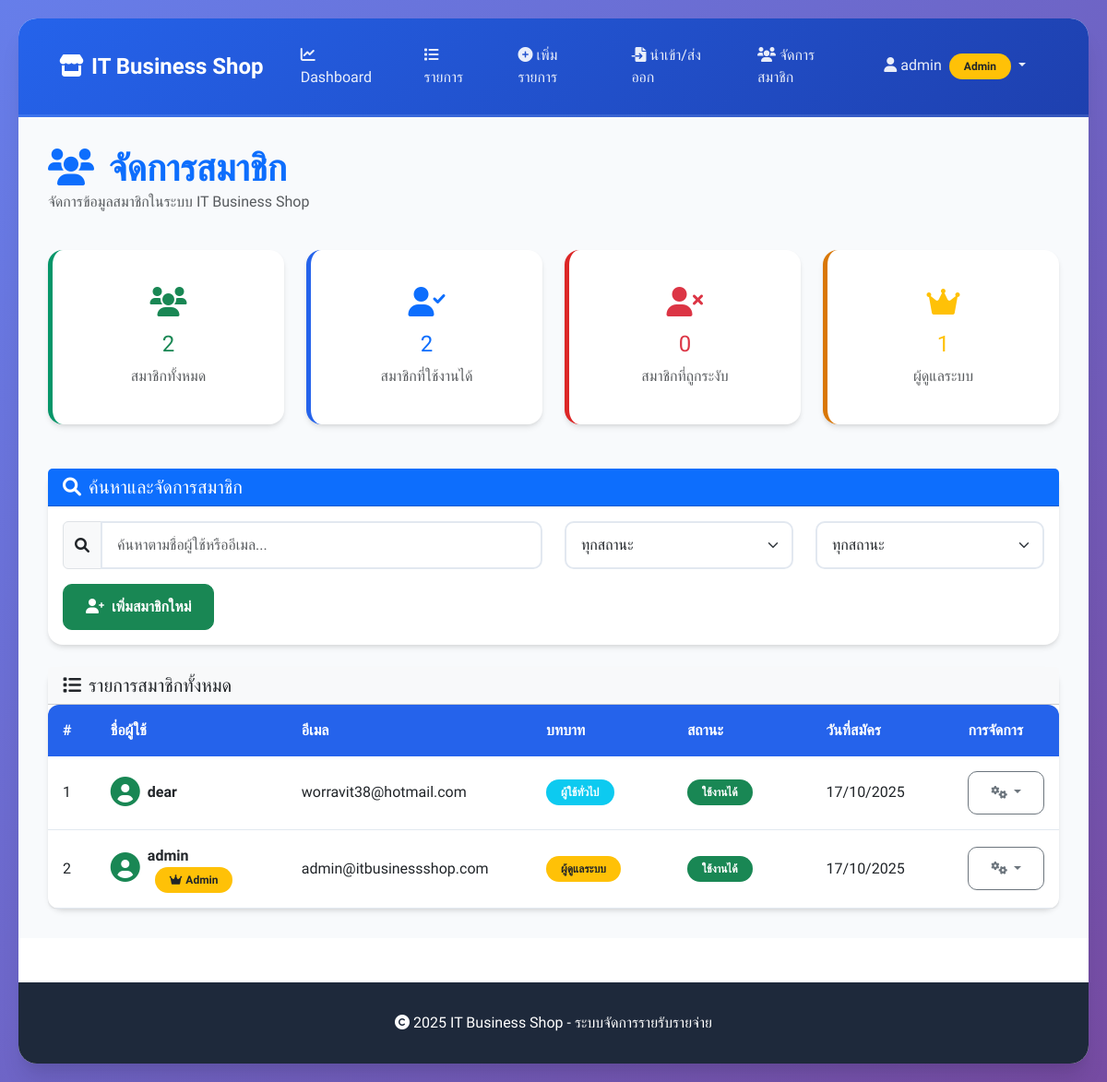
/members (signed in), run on the app's committed database.
### models.py (models this page shows)
class User(Base):
    __tablename__ = 'users'
    id = Column(Integer, primary_key=True)
    username = Column(String(80), unique=True, nullable=False)
    password_hash = Column(String(255), nullable=False)
    email = Column(String(120), unique=True, nullable=False)
    role = Column(String(20), default='user')  # 'admin' or 'user'
    is_active = Column(Boolean, default=True)
    created_at = Column(DateTime, default=datetime.utcnow)

### app_main.py (the view)
@app.route('/members')
@login_required
def members():
    if not hasattr(current_user, 'role') or current_user.role != 'admin':
        flash('คุณไม่มีสิทธิ์เข้าถึงหน้านี้', 'error')
        return redirect(url_for('dashboard'))
    try:
        s = Session()
        users = s.query(User).order_by(User.created_at.desc()).all()
        total_members = len(users)
        active_members = len([u for u in users if u.is_active])
        inactive_members = total_members - active_members
        admin_count = len([u for u in users if u.role == 'admin'])
        return render_template('members.html',
                             users=users,
                             total_members=total_members,
                             active_members=active_members,
                             inactive_members=inactive_members,
                             admin_count=admin_count)
    except Exception as e:
        return f'<h1>Members Error</h1><p>{str(e)}</p>'

### app_main.py (called while the page is built)
@login_manager.user_loader
def load_user(user_id):
    try:
        s = Session()
        user = s.query(User).get(int(user_id))
        if user:
            return FlaskUser(user)
        return None
    except Exception as e:
        print(f"Error loading user: {e}")
        return None

    @property
    def is_authenticated(self):
        return True

    @property
    def username(self):
        return self._u.username

    @property
    def role(self):
        return self._u.role

### templates/members.html (shortened to what this page needs)
{% extends 'base.html' %}
{% block content %}
<div class="row mb-4">
  <div class="col-12">
    <h1 class="display-6 fw-bold text-primary mb-0">
      <i class="fas fa-users me-3"></i>จัดการสมาชิก
    </h1>
    <p class="text-muted">จัดการข้อมูลสมาชิกในระบบ IT Business Shop</p>
  </div>
</div>
<div class="row mb-5">
  <div class="col-md-3">
    <div class="card stat-card text-center" style="border-left: 5px solid #059669;">
      <div class="card-body">
        <i class="fas fa-users fa-2x text-success mb-3"></i>
        <h4 class="card-title text-success">{{ total_members }}</h4>
        <p class="card-text text-muted">สมาชิกทั้งหมด</p>
      </div>
    </div>
  </div>
  <div class="col-md-3">
    <div class="card stat-card text-center" style="border-left: 5px solid #2563eb;">
      <div class="card-body">
        <i class="fas fa-user-check fa-2x text-primary mb-3"></i>
        <h4 class="card-title text-primary">{{ active_members }}</h4>
        <p class="card-text text-muted">สมาชิกที่ใช้งานได้</p>
      </div>
    </div>
  </div>
  <div class="col-md-3">
    <div class="card stat-card text-center" style="border-left: 5px solid #dc2626;">
      <div class="card-body">
        <i class="fas fa-user-times fa-2x text-danger mb-3"></i>
        <h4 class="card-title text-danger">{{ inactive_members }}</h4>
        <p class="card-text text-muted">สมาชิกที่ถูกระงับ</p>
      </div>
    </div>
  </div>
  <div class="col-md-3">
    <div class="card stat-card text-center" style="border-left: 5px solid #d97706;">
      <div class="card-body">
        <i class="fas fa-crown fa-2x text-warning mb-3"></i>
        <h4 class="card-title text-warning">{{ admin_count }}</h4>
        <p class="card-text text-muted">ผู้ดูแลระบบ</p>
      </div>
    </div>
  </div>
</div>
<div class="row mb-4">
  <div class="col-12">
    <div class="card">
      <div class="card-header bg-primary text-white">
        <h5 class="card-title mb-0">
          <i class="fas fa-search me-2"></i>ค้นหาและจัดการสมาชิก
        </h5>
      </div>
      <div class="card-body">
        <div class="row mb-3">
          <div class="col-md-6">
            <div class="input-group">
              <span class="input-group-text"><i class="fas fa-search"></i></span>
              <input type="text" class="form-control" id="searchInput" placeholder="ค้นหาตามชื่อผู้ใช้หรืออีเมล...">
            </div>
          </div>
          <div class="col-md-3">
            <select class="form-select" id="roleFilter">
              <option value="">ทุกสถานะ</option>
            </select>
          </div>
          <div class="col-md-3">
            <select class="form-select" id="statusFilter">
              <option value="">ทุกสถานะ</option>
            </select>
          </div>
        </div>
        <div class="row">
          <div class="col-md-6">
            <a href="{{ url_for('register') }}" class="btn btn-success">
              <i class="fas fa-user-plus me-2"></i>เพิ่มสมาชิกใหม่
            </a>
          </div>
        </div>
      </div>
    </div>
  </div>
</div>
<div class="row">
  <div class="col-12">
    <div class="card">
      <div class="card-header bg-light">
        <h5 class="card-title mb-0">
          <i class="fas fa-list me-2"></i>รายการสมาชิกทั้งหมด
        </h5>
      </div>
      <div class="card-body p-0">
        <div class="table-responsive">
          <table class="table table-hover mb-0" id="membersTable">
            <thead class="table-dark">
              <tr>
                <th width="5%">#</th>
                <th width="20%">ชื่อผู้ใช้</th>
                <th width="25%">อีเมล</th>
                <th width="15%">บทบาท</th>
                <th width="15%">สถานะ</th>
                <th width="15%">วันที่สมัคร</th>
                <th width="5%">การจัดการ</th>
              </tr>
            </thead>
            <tbody>
              {% for user in users %}
              <tr data-user-id="{{ user.id }}"
                  data-username="{{ user.username }}"
                  data-email="{{ user.email }}"
                  data-role="{{ user.role }}"
                  data-status="{{ user.is_active }}">
                <td>{{ loop.index }}</td>
                <td>
                  <div class="d-flex align-items-center">
                    <div class="avatar-sm me-2">
                      <i class="fas fa-user-circle fa-2x {{ 'text-success' if user.is_active else 'text-muted' }}"></i>
                    </div>
                    <div>
                      <strong>{{ user.username }}</strong>
                      {% if user.role == 'admin' %}
                        <span class="badge bg-warning text-dark ms-2">
                          <i class="fas fa-crown me-1"></i>Admin
                        </span>
                      {% endif %}
                    </div>
                  </div>
                </td>
                <td>{{ user.email }}</td>
                <td>
                  <span class="badge {{ 'bg-warning text-dark' if user.role == 'admin' else 'bg-info' }}">
                    {{ 'ผู้ดูแลระบบ' if user.role == 'admin' else 'ผู้ใช้ทั่วไป' }}
                  </span>
                </td>
                <td>
                  <span class="badge {{ 'bg-success' if user.is_active else 'bg-danger' }}">
                    {{ 'ใช้งานได้' if user.is_active else 'ถูกระงับ' }}
                  </span>
                </td>
                <td>{{ user.created_at.strftime('%d/%m/%Y') if user.created_at else '-' }}</td>
                <td>
                  <div class="dropdown">
                    <button class="btn btn-sm btn-outline-secondary dropdown-toggle" type="button" data-bs-toggle="dropdown">
                      <i class="fas fa-cogs"></i>
                    </button>
                  </div>
                </td>
              </tr>
              {% endfor %}
            </tbody>
          </table>
        </div>
      </div>
    </div>
  </div>
</div>
{% endblock %}

### templates/base.html (shortened to what this page needs)
<!doctype html>
<html lang="th">
<head>
  <link href="https://cdn.jsdelivr.net/npm/bootstrap@5.3.0/dist/css/bootstrap.min.css" rel="stylesheet">
  <link href="https://cdnjs.cloudflare.com/ajax/libs/font-awesome/6.0.0/css/all.min.css" rel="stylesheet">
</head>
<body>
  <div class="main-container">
    <nav class="navbar navbar-expand-lg navbar-custom">
      <div class="container-fluid">
        <a class="navbar-brand" href="{{ url_for('dashboard') }}">
          <i class="fas fa-store me-2"></i>IT Business Shop
        </a>
        <div class="collapse navbar-collapse" id="navbarNav">
          <ul class="navbar-nav me-auto">
            <li class="nav-item">
              <a class="nav-link" href="{{ url_for('dashboard') }}">
                <i class="fas fa-chart-line me-1"></i>Dashboard
              </a>
            </li>
            <li class="nav-item">
              <a class="nav-link" href="{{ url_for('entries') }}">
                <i class="fas fa-list me-1"></i>รายการ
              </a>
            </li>
            <li class="nav-item">
              <a class="nav-link" href="{{ url_for('entry_new') }}">
                <i class="fas fa-plus-circle me-1"></i>เพิ่มรายการ
              </a>
            </li>
            <li class="nav-item">
              <a class="nav-link" href="{{ url_for('import_csv') }}">
                <i class="fas fa-file-import me-1"></i>นำเข้า/ส่งออก
              </a>
            </li>
            {% if current_user.is_authenticated and current_user.role == 'admin' %}
            <li class="nav-item">
              <a class="nav-link" href="{{ url_for('members') }}">
                <i class="fas fa-users me-1"></i>จัดการสมาชิก
              </a>
            </li>
            {% endif %}
          </ul>
          <ul class="navbar-nav">
            {% if current_user.is_authenticated %}
            <li class="nav-item dropdown">
              <a class="nav-link dropdown-toggle" href="#" role="button" data-bs-toggle="dropdown" aria-expanded="false">
                <i class="fas fa-user me-1"></i>{{ current_user.username }}
                {% if current_user.role == 'admin' %}
                  <span class="badge bg-warning text-dark ms-1">Admin</span>
                {% endif %}
              </a>
            </li>
            {% else %}
            <li class="nav-item">
              <a class="nav-link" href="{{ url_for('login') }}">
                <i class="fas fa-sign-in-alt me-1"></i>เข้าสู่ระบบ
              </a>
            </li>
            {% endif %}
          </ul>
        </div>
      </div>
    </nav>
    <div class="content-area">
      {% block content %}{% endblock %}
    </div>
    <footer class="footer">
      <div class="container">
        <p class="mb-0">
          <i class="fas fa-copyright me-1"></i>2025 IT Business Shop - ระบบจัดการรายรับรายจ่าย
        </p>
      </div>
    </footer>
  </div>
</body>
</html>

### templates/base.html (style rules this page uses)
:root { --primary-color: #2563eb; --secondary-color: #1e40af; --success-color: #059669; --danger-color: #dc2626; --warning-color: #d97706; --info-color: #0891b2; --light-bg: #f8fafc; --dark-text: #1e293b; --border-color: #e2e8f0; }
body { font-family: 'Sarabun', sans-serif; background: linear-gradient(135deg, #667eea 0%, #764ba2 100%); min-height: 100vh; color: var(--dark-text); }
.main-container { background: white; border-radius: 20px; box-shadow: 0 20px 25px -5px rgba(0, 0, 0, 0.1), 0 10px 10px -5px rgba(0, 0, 0, 0.04); margin: 20px; overflow: hidden; }
.navbar-custom { background: linear-gradient(135deg, var(--primary-color) 0%, var(--secondary-color) 100%); padding: 1rem 2rem; border-bottom: 3px solid rgba(255,255,255,0.1); }
.navbar-brand { color: white !important; font-weight: 700; font-size: 1.5rem; }
.navbar-nav .nav-link { color: rgba(255,255,255,0.9) !important; font-weight: 500; margin: 0 0.5rem; padding: 0.75rem 1rem !important; border-radius: 8px; transition: all 0.3s ease; }
.content-area { padding: 2rem; background: var(--light-bg); min-height: calc(100vh - 200px); }
.card { border: none; border-radius: 16px; box-shadow: 0 4px 6px -1px rgba(0, 0, 0, 0.1), 0 2px 4px -1px rgba(0, 0, 0, 0.06); transition: all 0.3s ease; }
.btn { border-radius: 10px; font-weight: 600; padding: 0.75rem 1.5rem; transition: all 0.3s ease; }
.form-control, .form-select { border-radius: 10px; border: 2px solid var(--border-color); padding: 0.75rem 1rem; transition: all 0.3s ease; }
.stat-card { background: white; border-radius: 16px; padding: 1.5rem; text-align: center; border-left: 5px solid; transition: all 0.3s ease; }
.table { border-radius: 12px; overflow: hidden; box-shadow: 0 1px 3px 0 rgba(0, 0, 0, 0.1); }
.table th { background: var(--primary-color); color: white; font-weight: 600; border: none; padding: 1rem; }
.table td { padding: 1rem; vertical-align: middle; border-color: var(--border-color); }
.badge { font-weight: 600; padding: 0.5rem 1rem; border-radius: 20px; }
.footer { background: var(--dark-text); color: white; text-align: center; padding: 2rem; margin-top: 3rem; }

### data on the page
User: username "admin", shows "Admin", email "admin@itbusinessshop.com", role "ผู้ดูแลระบบ", is_active "ใช้งานได้", created_at "17/10/2025"
User: username "dear", email "worravit38@hotmail.com", role "ผู้ใช้ทั่วไป", is_active "ใช้งานได้", created_at "17/10/2025"

### other printed values
{{ total_members }} "2"
{{ active_members }} "2"
{{ inactive_members }} "0"
{{ admin_count }} "1"
